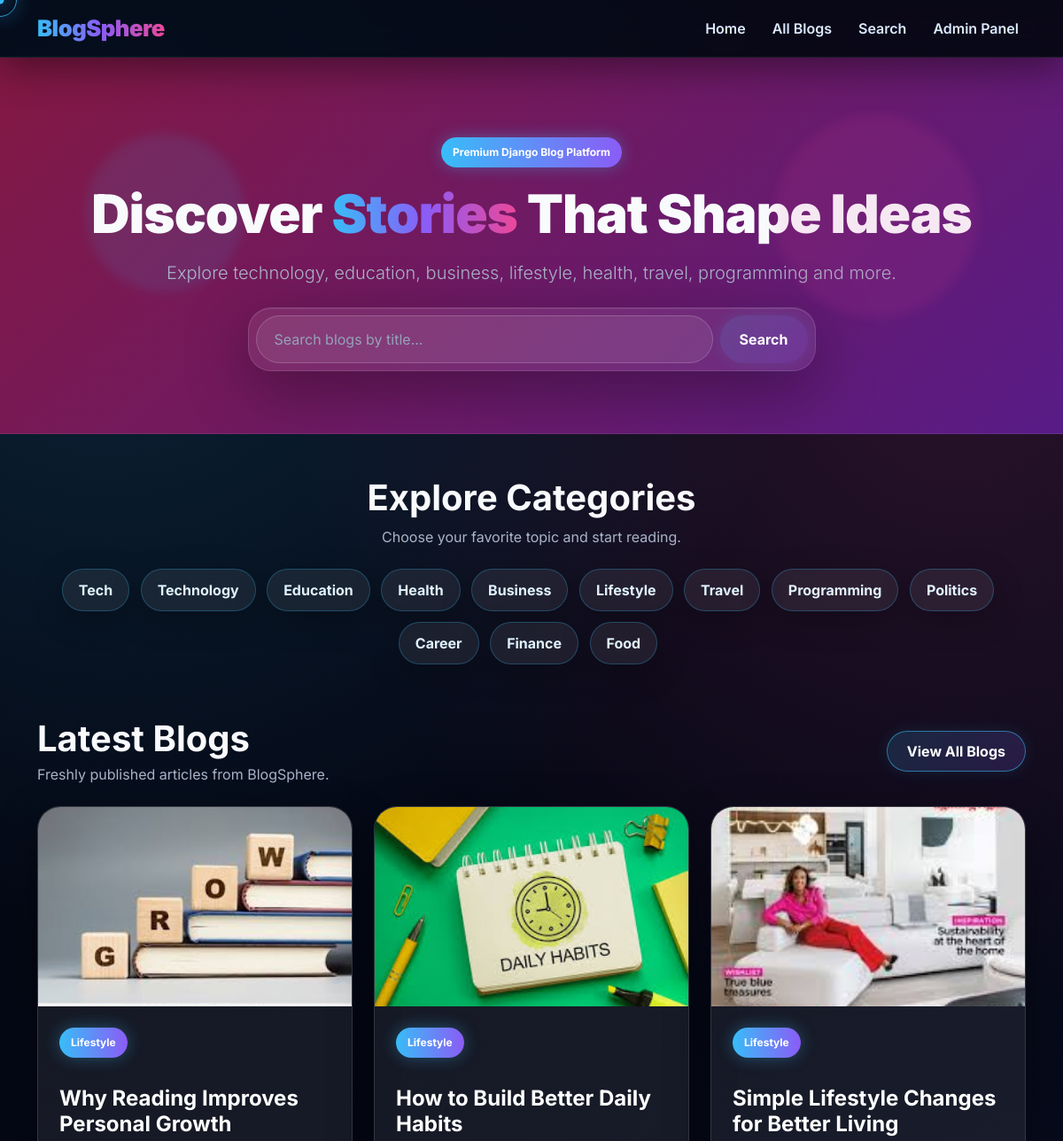
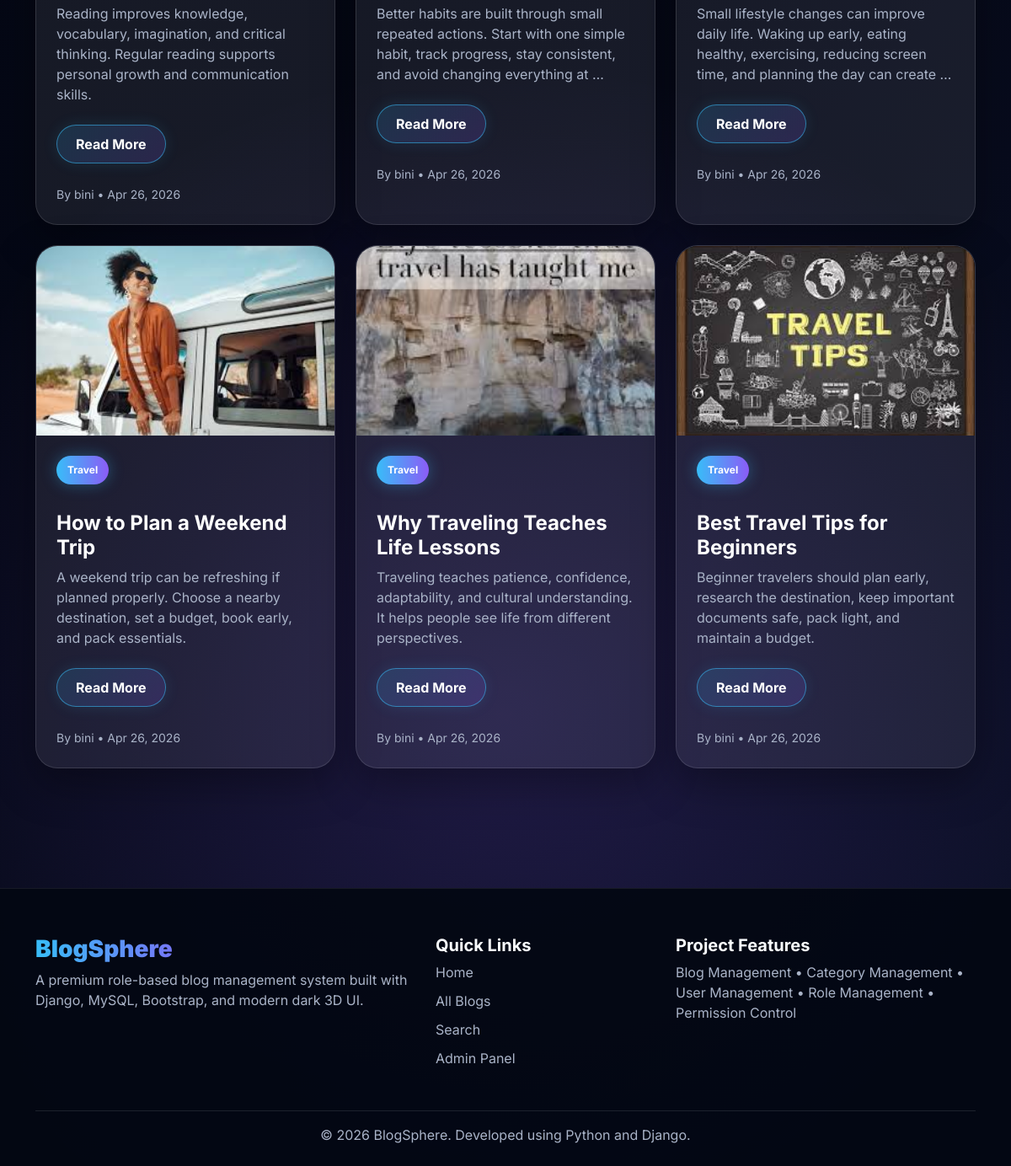
The page / on the database its author committed (2 pictures, top to bottom).
### blogs/models.py (models this page shows, shortened)
class Category(models.Model):
    name = models.CharField(max_length=100)
    slug = models.SlugField(unique=True, blank=True)
    description = models.TextField(blank=True, null=True)
    created_at = models.DateTimeField(auto_now_add=True)
    class Meta:
        verbose_name_plural = "Categories"

class Blog(models.Model):
    STATUS_CHOICES = (
        ('draft', 'Draft'),
        ('published', 'Published'),
    )
    title = models.CharField(max_length=200)
    slug = models.SlugField(unique=True, blank=True)
    content = models.TextField()
    category = models.ForeignKey(Category, on_delete=models.CASCADE, related_name='blogs')
    author = models.ForeignKey(User, on_delete=models.CASCADE)
    image = models.ImageField(upload_to='blog_images/', blank=True, null=True)
    status = models.CharField(max_length=20, choices=STATUS_CHOICES, default='draft')
    created_at = models.DateTimeField(auto_now_add=True)
    updated_at = models.DateTimeField(auto_now=True)

### blogs/views.py (the view)
# urls.py: path('', views.home, name='home'),
def home(request):
    blogs = Blog.objects.filter(status='published').order_by('-created_at')[:6]
    categories = Category.objects.all()
    return render(request, 'blogs/home.html', {
        'blogs': blogs,
        'categories': categories
    })

### templates/blogs/home.html (shortened to what this page needs)
{% extends 'base.html' %}
{% block content %}
<section class="page-header text-center" style="background: linear-gradient(-45deg, #030712, #0f172a, #312e81, #581c87, #831843); background-size: 400% 400%; animation: gradientMove 12s ease infinite;">
    <div class="container position-relative">
        <p class="category-badge mb-3 fade-in-up">Premium Django Blog Platform</p>
        <h1 class="page-title fade-in-up delay-1">
            Discover <span class="gradient-text">Stories</span> That Shape Ideas
        </h1>
        <p class="lead text-soft mt-3 fade-in-up delay-2">
            Explore technology, education, business, lifestyle, health, travel, programming and more.
        </p>
        <form action="{% url 'search_blogs' %}" method="get" class="row justify-content-center mt-4 fade-in-up delay-3">
            <div class="col-lg-7 col-md-9">
                <div class="d-flex gap-2 glass-card p-2">
                    <input type="text" name="q" class="form-control form-control-dark" placeholder="Search blogs by title...">
                    <button type="submit" class="neon-btn border-0">Search</button>
                </div>
            </div>
        </form>
    </div>
</section>
<section class="py-5">
    <div class="container">
        <div class="text-center mb-4 fade-in-up">
            <h2 class="fw-bold display-6">Explore Categories</h2>
            <p class="text-soft">Choose your favorite topic and start reading.</p>
        </div>
        <div class="text-center fade-in-up delay-1">
            {% for category in categories %}
                <a href="{% url 'category_blogs' category.slug %}" class="category-pill-3d">
                    {{ category.name }}
                </a>
            {% empty %}
                <p class="text-soft">No categories found.</p>
            {% endfor %}
        </div>
    </div>
</section>
<section class="pb-5">
    <div class="container">
        <div class="d-flex justify-content-between align-items-center flex-wrap gap-3 mb-4 fade-in-up">
            <div>
                <h2 class="fw-bold display-6 mb-1">Latest Blogs</h2>
                <p class="text-soft mb-0">Freshly published articles from BlogSphere.</p>
            </div>
            <a href="{% url 'blog_list' %}" class="neon-btn">View All Blogs</a>
        </div>
        <div class="row">
            {% for blog in blogs %}
                <div class="col-lg-4 col-md-6 mb-4 fade-in-up">
                    <div class="blog-card-3d h-100">
                        {% if blog.image %}
                            <div class="blog-img-wrap">
                                <img src="{{ blog.image.url }}" alt="{{ blog.title }}">
                            </div>
                        {% endif %}
                        <div class="p-4">
                            <span class="category-badge mb-3">{{ blog.category.name }}</span>
                            <h4 class="fw-bold mt-3">
                                <a href="{% url 'blog_detail' blog.slug %}" class="text-white text-decoration-none">
                                    {{ blog.title }}
                                </a>
                            </h4>
                            <p class="text-soft">
                                {{ blog.content|truncatewords:22 }}
                            </p>
                            <a href="{% url 'blog_detail' blog.slug %}" class="neon-btn d-inline-block mt-2">
                                Read More
                            </a>
                        </div>
                        <div class="px-4 pb-4">
                            <small class="text-soft">
                                By {{ blog.author.username }} • {{ blog.created_at|date:"M d, Y" }}
                            </small>
                        </div>
                    </div>
                </div>
            {% empty %}
                <p class="text-soft text-center">No blogs found.</p>
            {% endfor %}
        </div>
    </div>
</section>
{% endblock %}

### templates/base.html (shortened to what this page needs)
<!DOCTYPE html>
<html lang="en">
<head>
    <link href="https://cdn.jsdelivr.net/npm/bootstrap@5.3.3/dist/css/bootstrap.min.css" rel="stylesheet">
</head>
<body>
<div class="cursor-dot"></div>
<div class="cursor-ring"></div>
<nav class="navbar navbar-expand-lg navbar-dark premium-navbar sticky-top">
    <div class="container">
        <a class="navbar-brand" href="{% url 'home' %}">BlogSphere</a>
        <div class="collapse navbar-collapse" id="mainNavbar">
            <ul class="navbar-nav ms-auto align-items-lg-center">
                <li class="nav-item">
                    <a class="nav-link" href="{% url 'home' %}">Home</a>
                </li>
                <li class="nav-item">
                    <a class="nav-link" href="{% url 'blog_list' %}">All Blogs</a>
                </li>
                <li class="nav-item">
                    <a class="nav-link" href="{% url 'search_blogs' %}">Search</a>
                </li>
                <li class="nav-item">
                    <a class="nav-link" href="/admin/">Admin Panel</a>
                </li>
            </ul>
        </div>
    </div>
</nav>
{% block content %}
{% endblock %}
<footer class="premium-footer">
    <div class="container">
        <div class="row">
            <div class="col-md-5 mb-4">
                <h3 class="footer-title">BlogSphere</h3>
                <p class="text-soft">
                    A premium role-based blog management system built with Django, MySQL, Bootstrap, and modern dark 3D UI.
                </p>
            </div>
            <div class="col-md-3 mb-4">
                <h5 class="fw-bold">Quick Links</h5>
                <a href="{% url 'home' %}" class="footer-link">Home</a>
                <a href="{% url 'blog_list' %}" class="footer-link">All Blogs</a>
                <a href="{% url 'search_blogs' %}" class="footer-link">Search</a>
                <a href="/admin/" class="footer-link">Admin Panel</a>
            </div>
            <div class="col-md-4 mb-4">
                <h5 class="fw-bold">Project Features</h5>
                <p class="text-soft">
                    Blog Management • Category Management • User Management • Role Management • Permission Control
                </p>
            </div>
        </div>
        <hr class="border-secondary">
        <p class="text-center text-soft mb-0">
            © 2026 BlogSphere. Developed using Python and Django.
        </p>
    </div>
</footer>
</body>
</html>

### rows shown on the page
Category: name "Tech"
Category: name "Technology"
Category: name "Education"
Category: name "Health"
Category: name "Business"
Category: name "Lifestyle"
Category: name "Travel"
Category: name "Programming"
Category: name "Politics"
Category: name "Career"
Category: name "Finance"
Category: name "Food"
Blog: image (picture), category.name "Lifestyle", title "Why Reading Improves Personal Growth", content "Reading improves knowledge, vocabulary, imagination, and critical thinking. Regular reading supports personal growth and communication skills.", author.username "bini", created_at "Apr 26, 2026"
Blog: image (picture), category.name "Lifestyle", title "How to Build Better Daily Habits", content "Better habits are built through small repeated actions. Start with one simple habit, track progress, stay consistent, and avoid changing everything at …", author.username "bini", created_at "Apr 26, 2026"
Blog: image (picture), category.name "Lifestyle", title "Simple Lifestyle Changes for Better Living", content "Small lifestyle changes can improve daily life. Waking up early, eating healthy, exercising, reducing screen time, and planning the day can create …", author.username "bini", created_at "Apr 26, 2026"
Blog: image (picture), category.name "Travel", title "How to Plan a Weekend Trip", content "A weekend trip can be refreshing if planned properly. Choose a nearby destination, set a budget, book early, and pack essentials.", author.username "bini", created_at "Apr 26, 2026"
Blog: image (picture), category.name "Travel", title "Why Traveling Teaches Life Lessons", content "Traveling teaches patience, confidence, adaptability, and cultural understanding. It helps people see life from different perspectives.", author.username "bini", created_at "Apr 26, 2026"
Blog: image (picture), category.name "Travel", title "Best Travel Tips for Beginners", content "Beginner travelers should plan early, research the destination, keep important documents safe, pack light, and maintain a budget.", author.username "bini", created_at "Apr 26, 2026"
